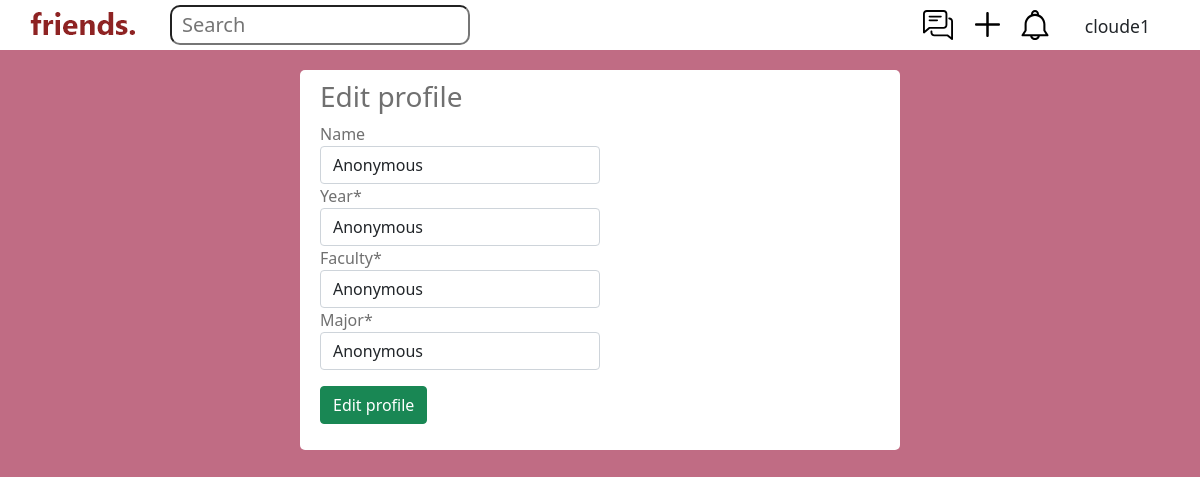
Screenshot of /edit_profile (signed in) with the database file from the repository.
### main/models.py (models this page shows, shortened)
class UserProfile(models.Model):
	user = models.OneToOneField(User, on_delete=models.CASCADE)
	name = models.CharField(max_length=50, default='Anonymous', blank=True)
	year = models.CharField(max_length=10, choices=(('Anonymous', 'Anonymous'),
		('1', '1'),('2', '2'), ('3', '3'), ('4', '4')), default='Anonymous')
	view_chronological = models.BooleanField(default=True)
	FACULTY_CHOICES = (
		('Anonymous', 'Anonymous'),
		('Business','Business'),
		('Computing', 'Computing'),
		('Science','Science'),
		('Law','Law'),
		('Wtv','Wtv'),
	)
	faculty = models.CharField(max_length=10, choices=FACULTY_CHOICES, default='Anonymous')
	major = models.CharField(max_length=50, default='Anonymous')

### main/views.py (the view)
# urls.py: path("edit_profile", views.editprofile, name="editprofile"),
@login_required(login_url='/loginprompt')
def editprofile(response):
	if response.method == "POST":
		form = EditProfileForm(response.POST, instance=response.user.userprofile)
		if form.is_valid():
			form = form.save(commit=False)
			form.save()
			messages.success(response, 'Your profile has been updated!')
		return HttpResponseRedirect("/profile/%i" % response.user.userprofile.id)
	else:
		form = EditProfileForm(instance=response.user.userprofile)
		return render(response, "main/edit_profile.html", {"form":form})

### main/forms.py
class EditProfileForm(forms.ModelForm):
	class Meta:
		model = UserProfile
		fields = ['name', 'year', 'faculty', 'major']

### main/templates/main/edit_profile.html (shortened to what this page needs)
{% extends 'main/base.html' %}
{% load crispy_forms_tags %}
{% block content %}
	<div class="center">
		<div class="requests">
			<h3>Edit profile</h3>
			<form style="width: 50%" method="post" action="/edit_profile">
				{{form|crispy}}
				<div class="input-group mb-3">
					<div class="input-group-prepend">
						<button type="submit", name="save" class="btn btn-success">Edit profile</button>
					</div>
				</div>
			</form>
		</div>
	</div>
{% endblock %}

### main/templates/main/base.html (shortened to what this page needs)
{% load static %}
<!doctype html>
<html lang="en">
<head>
	<link href="https://cdn.jsdelivr.net/npm/bootstrap@5.0.1/dist/css/bootstrap.min.css" rel="stylesheet">
	<link rel="stylesheet" href="{% static 'css/styles.css' %}">
</head>
<body>
	<nav class="topnav">
		<a class="brand" href="/">
			<img src="{% static 'images/friends.png' %}" alt="home">
		</a>
		<form class="searchbar" method="get" action="search">
			<input class="bar" type="search" name="q" placeholder="Search" aria-label="Search" />
		</form>
		{% if user.is_authenticated %}
			<a class="topnavicon" href="/notifications">
				<img class='bell' src="{% static 'images/bell.svg' %}" alt="notifs">
			</a>
			<a class="topnavicon" href="/create">
				<img class='plus' src="{% static 'images/plus.svg' %}" alt="create">
			</a>
			<a class="topnavicon" href="/chatlist">
				<img class='chatlist' src="{% static 'images/chat.svg' %}" alt="chatlist">
			</a>
			<div class="dropdown">
				<p>{{user}}</p>
			</div>
		{% endif %}
	</nav>
	<div class="main">
		{% block content %}
		{% endblock %}
	</div>
</body>
</html>

### main/static/css/styles.css (style rules this page uses)
a { color: black; text-decoration: none; }
.bell { height: 30px; position: absolute; right: 150px; margin-top: 10px; }
body { background-color: #c06c84; }
.bar { position: absolute; width: 300px; height: 40px; top: 5px; left: 50px; border-radius: 10px; }
.bar::placeholder { position: absolute; font-size: 20px; top: 4px; left: 10px }
.brand { position: absolute; left: 30px; padding-top: 3px; }
.center { width: 50%; margin: 0 auto; padding-top: 20px; }
.chatlist { height: 30px; position: absolute; right: 247px; margin-top: 10px; }
.dropdown { position: absolute; display: inline-block; right: 50px; margin-top: 13px; font-size: 1.1rem; }
.main { margin-top: 50px; }
.plus { height: 25px; position: absolute; right: 200px; margin-top: 12px; }
.requests { background-color: white; border-radius: 5px; height: 100%; color: #707070; padding: 10px 20px; }
.searchbar { position: absolute; left: 120px; }
.topnav { position: fixed; top: 0; width: 100%; height: 50px; background-color: white; }
.topnavicon { display: block; }

### rows the page displays
UserProfile: name "Anonymous", year "Anonymous", faculty "Anonymous", major "Anonymous"

### other values shown
{{ user }} "cloude1"
